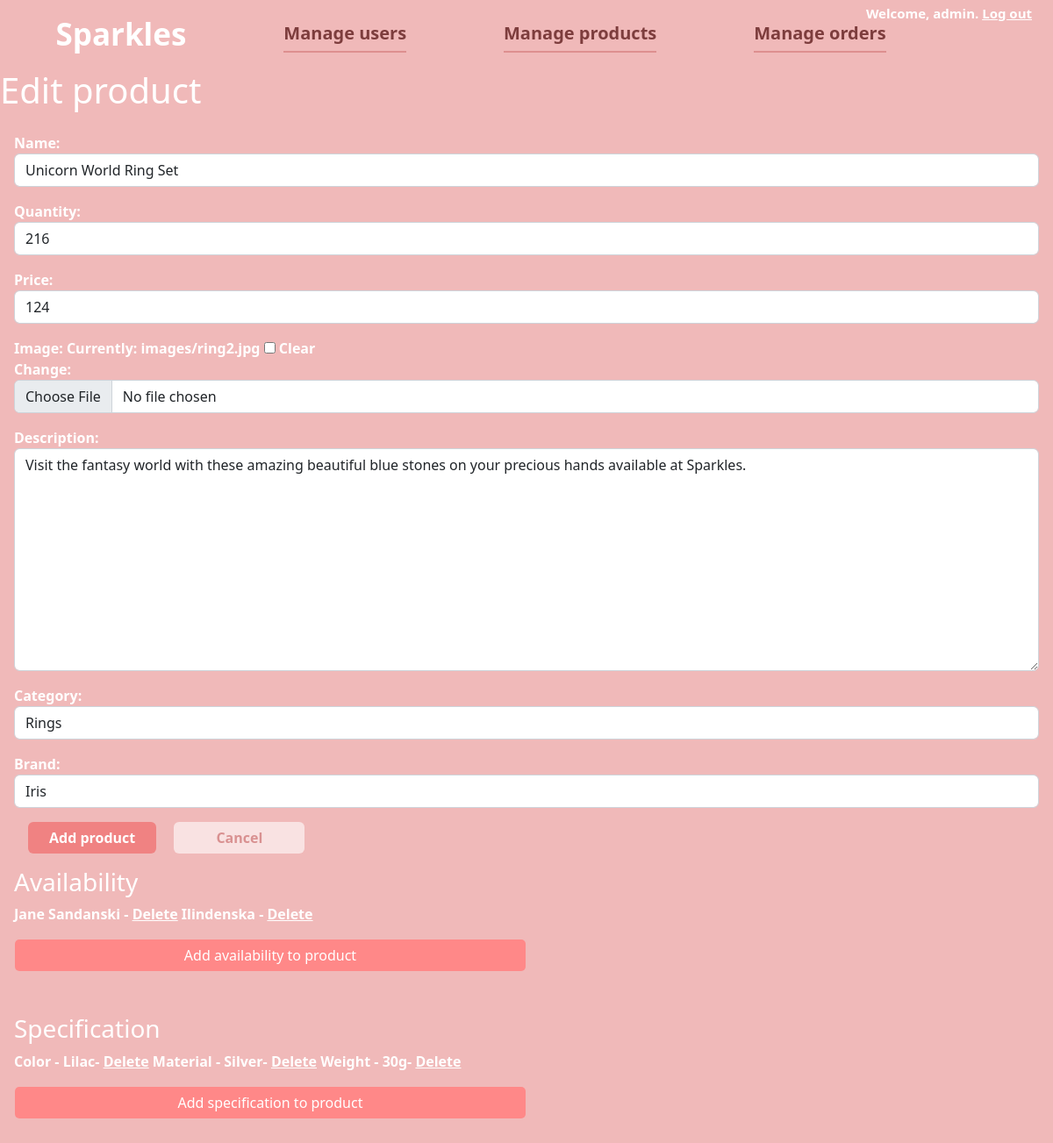
Page /product_details/?id=17 (signed in) on the earlier database version.
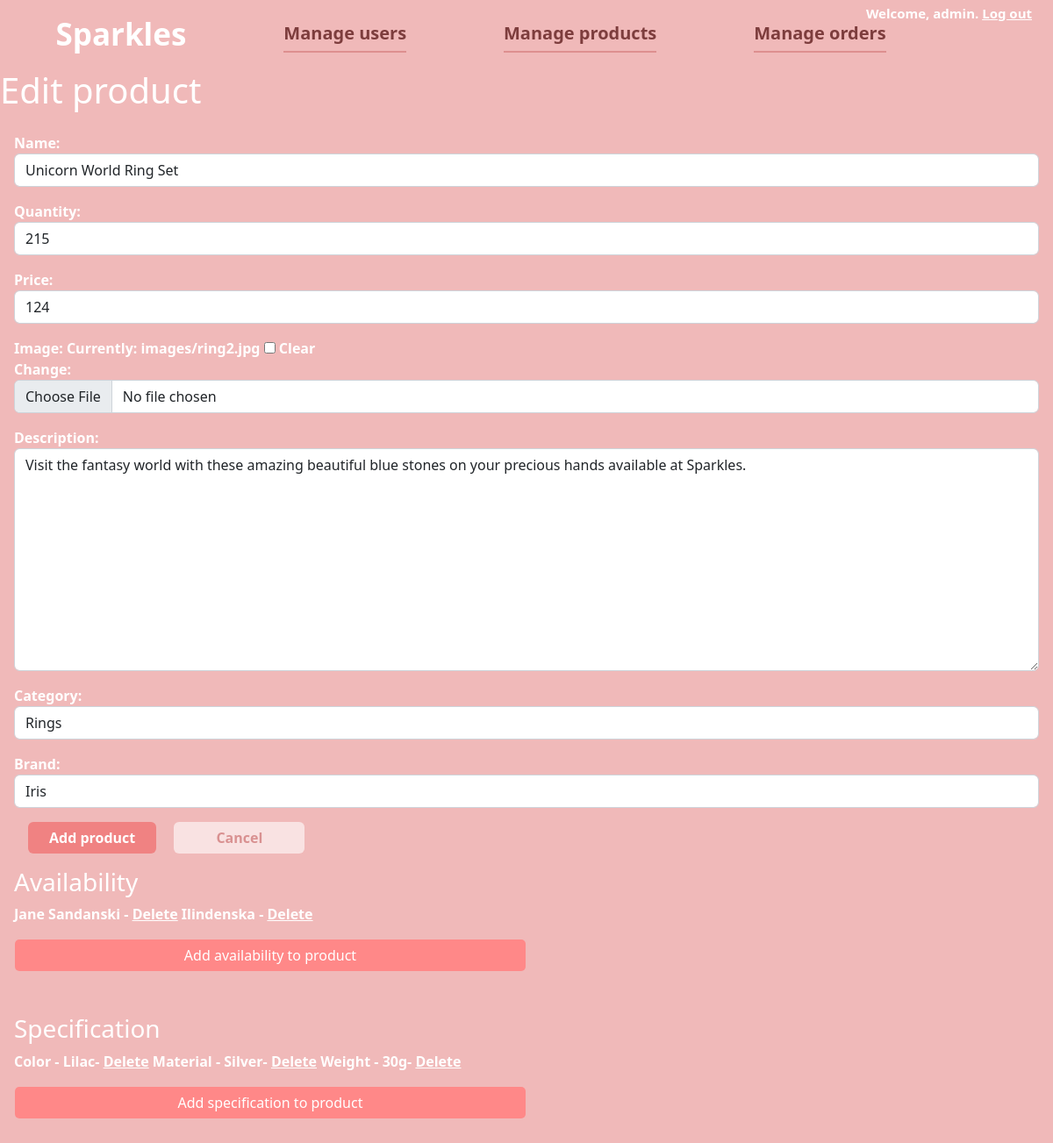
Same page on the later database version.
### shop/models.py (models this page shows, shortened)
class Product(models.Model):
    name = models.CharField(max_length=255)
    quantity = models.IntegerField()
    price = models.IntegerField()
    image = models.ImageField(upload_to='images', blank=True)
    description = models.TextField(max_length=255)
    category = models.ForeignKey(Category, on_delete=models.CASCADE)
    brand = models.ForeignKey(Brand, on_delete=models.CASCADE, blank=True, null=True)
    visits = models.IntegerField(default=0)

class Category(models.Model):
    name = models.CharField(max_length=255)
    def __str__(self) -> str:
        return self.name

class Brand(models.Model):
    name = models.CharField(max_length=255)
    def __str__(self) -> str:
        return self.name

### shop/views.py (the view, shortened to what this page needs)
# urls.py: path('product_details/', product_details, name="product_details"),
@login_required(login_url="/admin_login")
@user_passes_test(is_seller, login_url="/admin_login")
def product_details(request):
    print("ITS ANYKIND METHOD")
    id = request.GET.get('id', None)
    product = Product.objects.filter(id=id).first()
    if id is None:
        return redirect("/products")
    context = dict()
    context["form"] = ProductForm(initial = {"id": id,
                                            "name" : product.name,
                                             "quantity" : product.quantity,
                                             "image" : product.image,
                                             "price" : product.price,
                                             "description" : product.description,
                                             "category" : product.category,
                                             "brand" : product.brand})
    context["product"] = product
    context["availability"] = Availability.objects.filter(product=product).all()
    context["specifications"] = ProductPropertiesValue.objects.filter(product=product).all()
    return render(request, "seller/edit_product.html", context=context)

### sparklesapp/forms.py
class ProductForm(forms.ModelForm):
    def __init__(self, *args, **kwargs):
        super(ProductForm, self).__init__(*args, **kwargs)
        for field in self.visible_fields():
            field.field.widget.attrs["class"] = "form-control"
    class Meta:
        model = Product
        fields = ("name", "quantity", "price",
                   "image", "description", "category", "brand")

### shop/views.py (called while the page is built)
def is_seller(user):
    return user.groups.filter(name='Seller').exists()

### shop/templates/seller/edit_product.html (shortened to what this page needs)
{% extends "seller/seller_base.html" %}
{% block content %}
<div id="dashboard_body" style="height: auto !important;">
    <h1 style="color: white;">Edit product</h1>
    <div class="" id="add_product_form_container">
        <form action="" method="POST" class="mb-4 px-3 py-3" enctype="multipart/form-data" style="font-weight:bold;color: white; height: 100%;">
            {{ form.as_p }}
            <button type="submit" class="btn btn-primary mx-3 px-4" id="submit_product_btn"
            style="background-color: rgb(240, 130, 130);color: white;font-weight: bold; border: none;">Add product</button>
            <a class="btn btn-primary px-5" href="/products"
            style="background-color: rgb(249, 226, 226);color: rgb(217, 145, 145);font-weight: bold; border: none;">
                Cancel
            </a>
            <div class="my-3">
                <div class="my-3">
                    <h3>Availability</h3>
                    {% for av in availability %}
                        <p style="display: inline-block;">{{av.store.location}}</p> - <a style="color: white; text-decoration: underline;" href="/delete_availability?id={{av.id}}" >Delete</a>
                    {% endfor %}
                    <div class="col"><a href="/add_availability?id={{product.id}}" class="form-control btn" id="add_product_btn">Add availability to product</a></div>
                </div>
                <div class="my-5">
                    <h3>Specification</h3>
                    {% for s in specifications %}
                        <p style="display: inline-block;">{{s.product_property.name}} - {{s.value}}</p>- <a style="color: white; text-decoration: underline;" href="/delete_spec?id={{s.id}}">Delete</a>
                    {% endfor %}
                    <div class="col"><a href="/add_specification?id={{product.id}}" class="form-control btn" id="add_product_btn">Add specification to product
                    </a></div>
                </div>
            </div>
        </form>
    </div>
</div>
{% endblock %}

Differences in the rows shown:
changed Product "Rings": quantity "216" → "215"
